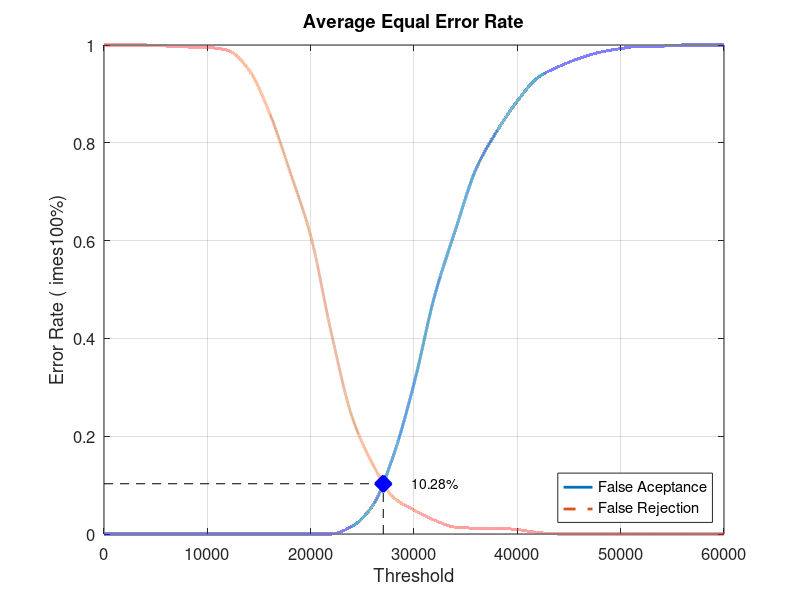
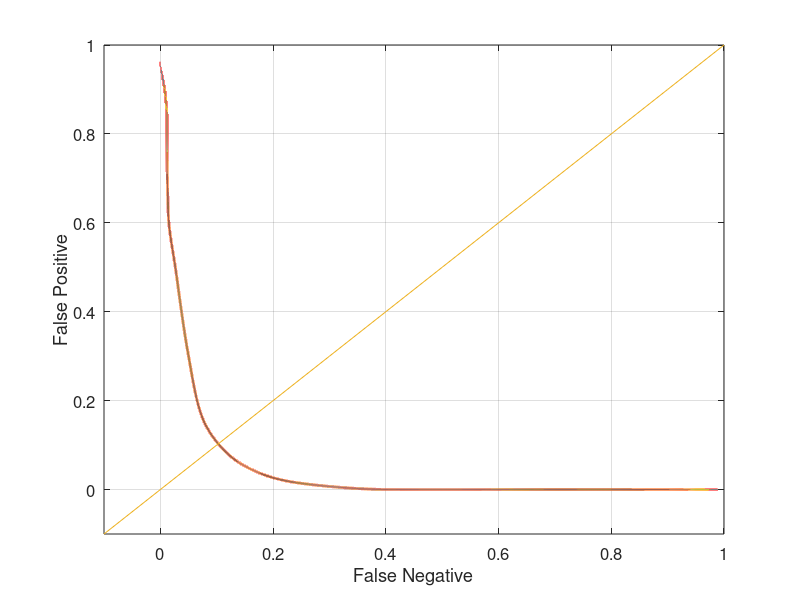

Write MATLAB code to recreate these figures, in order.
close all;
clear;
clc;
x = 0:2000:60000;
xq = 0:0.5:60000;

y0 = [0 0 0 0 0 0 0 0 0 0 0 0 0.0157895 0.0578947 0.16 0.307368 0.487368 0.621053 0.746316 0.823158 0.885263 0.933684 0.955789 0.972632 0.985263 0.992632 0.997895 0.997895 1 1 1]
yy0 = interp1(x, y0, xq, 'pchip');
y1 = [1 1 1 0.998 0.996 0.995 0.989 0.95 0.862 0.741 0.61 0.411 0.24 0.143 0.075 0.049 0.028 0.014 0.012 0.012 0.009 0.003 0 0 0 0 0 0 0 0 0]
yy1 = interp1(x, y1, xq, 'pchip');

% Calculating EER: 
y2 = abs(y0 - y1);
find(y2 == min(y2))
yy2 = abs(yy0 - yy1);
xEER = find(yy2 == min(yy2));
xEERIndex = xq(xEER) % X-axis EER
yEER = yy0(xEER) % Y-axis EER

main = figure
plot(xq, yy0,'-','LineWidth', 2);	hold on
plot(xq, yy1,'--','LineWidth', 2);	hold on
plot([xEERIndex xEERIndex], [0 yEER], 'k--');	hold on
plot([0 xEERIndex], [yEER yEER], 'k--');	hold on
plot(xEERIndex, yEER, 'bx', 'LineWidth', 10);	hold on
text(xEERIndex + 10 * xEERIndex / 100, yEER, [num2str(round((10000 * yEER)) / 100) '%'])
legend('False Aceptance', 'False Rejection', 'Location', 'SouthEast')
xlabel('Threshold')
ylabel('Error Rate (	imes100%)')
title('Average Equal Error Rate')
set(gca, 'FontSize', 12)
axis([0 60000 0 1])
grid on

print(main, 'Database2AverageMain', '-dpng');
FNRxFPR = figure('Color', [1 1 1]);
plot(yy1, yy0, '-', yy1, yy0, 'LineWidth', 2);
hold on
y = -0.1:0.1:1
plot(y, y); 
set(gca, 'FontSize', 12)
xlabel('False Negative')
ylabel('False Positive')
axis([-0.1 1 -0.1 1])
set(gca, 'FontSize', 12)
grid on

print(FNRxFPR, 'Database2AverageFNRxFPR','-dpng');
